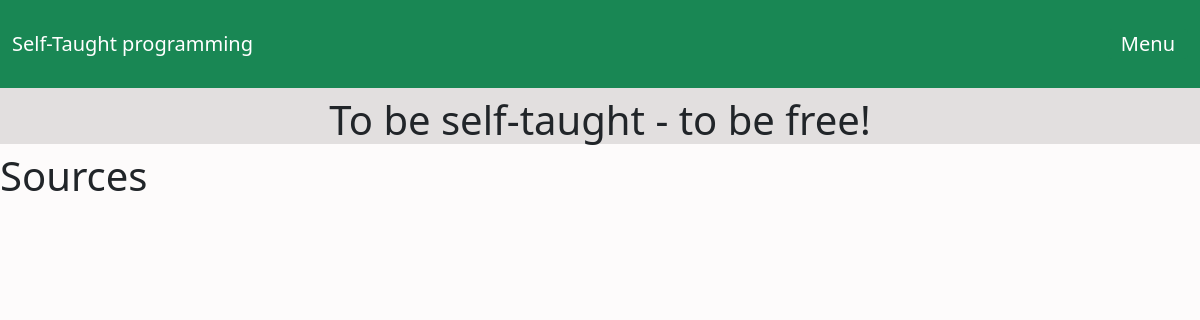
/sources, run on an earlier commit of the app's database.
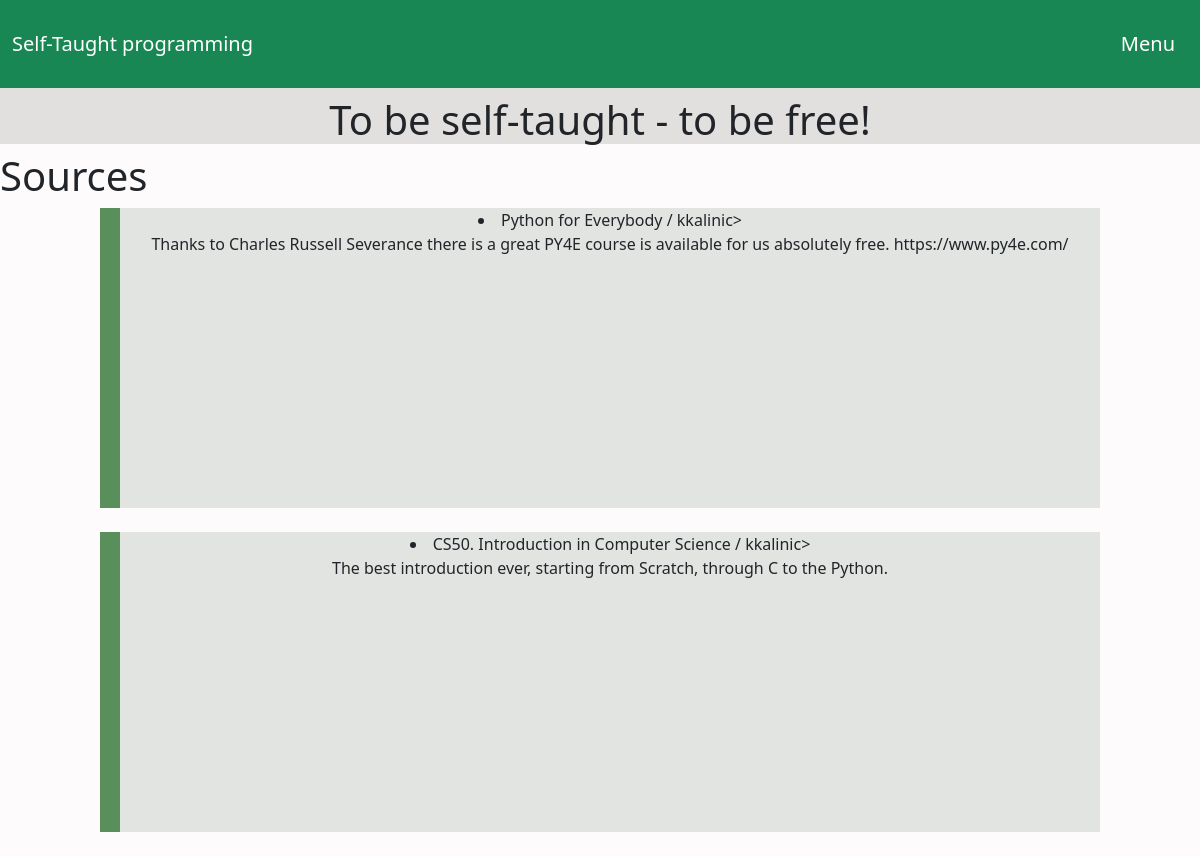
And on a later commit of the database.
### mainpage/models.py (models this page shows, shortened)
class Programme(models.Model):
    title = models.CharField(max_length=255)
    author = models.ForeignKey(User, on_delete=models.CASCADE)
    body = models.TextField()

### mainpage/views.py (the view)
# urls.py: path('sources', Sources.as_view(), name='sources'),
class Sources(ListView):
    template_name = "sources.html"
    model = Programme

### mainpage/templates/sources.html
{% extends 'base.html' %}
{% block content %}
<h1> Sources </h1>
<center>
    {% for programme in object_list %}
        <div id="post">
            <li>{{ programme.title }} / {{ programme.author }}></li>
            <p>{{ programme.body }}</p>
        </div>
        <br>
    {% endfor %}
</center>
{% endblock  %}

### mainpage/templates/base.html (shortened to what this page needs)
<!doctype html>
<html lang="en">
  <head>
    <link href="https://cdn.jsdelivr.net/npm/bootstrap@5.1.3/dist/css/bootstrap.min.css" rel="stylesheet">
    {% load static %}
    <link rel="stylesheet" href="{% static 'style.css'%}">
  </head>
  <body>
        <nav class="navbar navbar-success bg-success py-4 fixed-top">
        <div class="container-fluid">
            <a class="navbar-brand text-white" href={% url 'home' %}>Self-Taught programming</a>
            <button class="navbar-toggler bg-success text-white text-bold" type="button" data-bs-toggle="offcanvas" data-bs-target="#offcanvasNavbar" aria-controls="offcanvasNavbar">
                Menu
            </button>
        </div>
        </nav>
        <br/>
        <br/>
        <div id="lyrics" style="background-color: rgb(226, 223, 223); text-align:center;">
            <br/>
            <br/>
            <h1>To be self-taught - to be free!</h2>
        </div>
        {% block content %}
        {% endblock %}
  </body>
</html>

### mainpage/static/style.css (style rules this page uses)
#post { background-color: rgb(226, 228, 226); width: 1000px; height: 300px; border-left: 20px solid; border-color: rgb(88, 143, 91); }
body { background-color: rgb(253, 251, 251); }

What changed in the data, as far as the page shows it:
added Programme: title "Python for Everybody", author "kkalinic", body "Thanks to Charles Russell Severance there is a great PY4E course is available for us absolutely free. https://www.py4e.com/"
added Programme: title "CS50. Introduction in Computer Science", author "kkalinic", body "The best introduction ever, starting from Scratch, through C to the Python."
